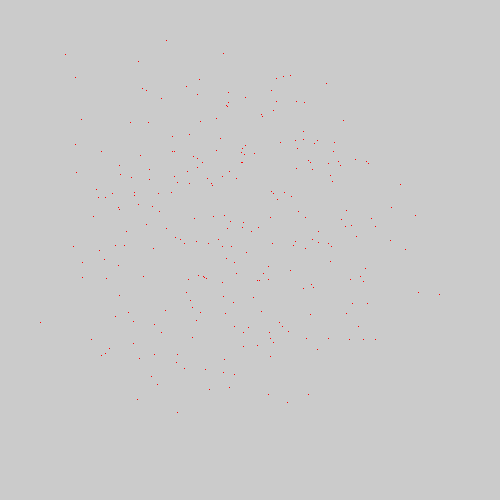
Frame 1 (no input)
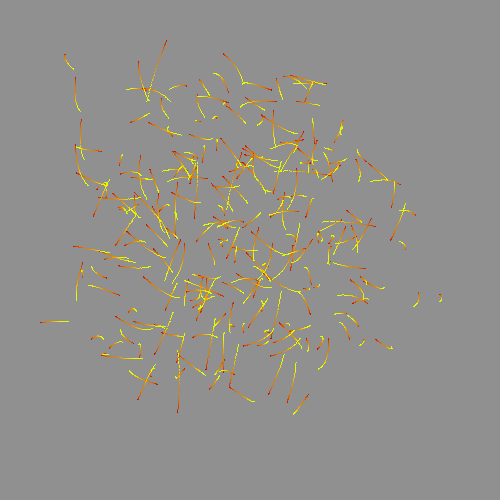
Frame 60 (the mouse pressed at the canvas centre just before this capture)
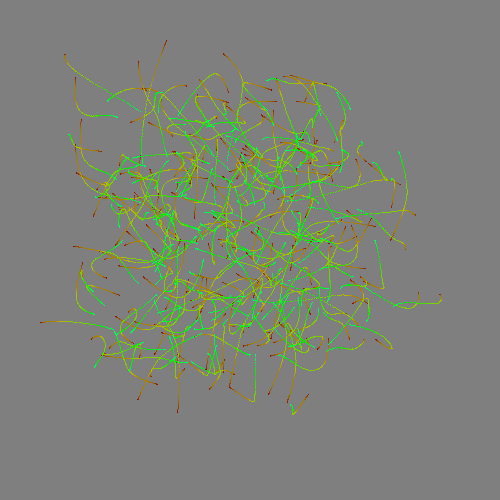
Frame 120 (the mouse held since frame 60 and released just before this capture)

The Processing sketch that drew these frames (run headless with seeded random() and noise(); from frame 60 on, the mouse is pressed at the canvas centre):

// Processing sketch: processing_4629
// ── processing_4629.pde

float a,r,t,i=0;void setup(){size(500,500);colorMode(HSB,300,1,1);}void draw(){tint(0,1);image(get(),0,0);stroke(i%300,1,1);for(a=0;a<2000;a++){point(noise(i*.002,a)*500,noise(i*.002+3,a)*500);}i++;}
